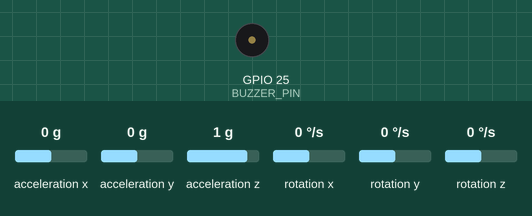
This sketch was run on a simulated ESP32. Parts: buzzer (waves = sounding, pin HIGH). Wiring (inferred from the names in the program): MPU-9250 motion sensor at I2C address 0x68. Inputs (shaded band) come from the test bench; at power-on: acceleration z 1 g, acceleration x 0 g, acceleration y 0 g, rotation x 0 °/s, rotation y 0 °/s, rotation z 0 °/s. WiFi joins after 1.5 s; servers stay silent unless stated; what the sketch prints to the serial monitor is not drawn.

Above: at 3.6 s.
3.7 s: acceleration z set to 0 g
Timing chart, 0 to 6.7 s (numbered marks = the images above; inputs shaded):
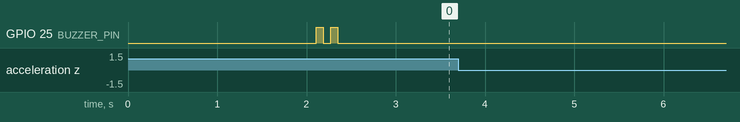

Measured:
- after the input at 3.7 s, every drawn part: stays the same

The sketch:

patient_tag.ino
```cpp
/*
 * CarePath - 환자 착용 낙상 감지 태그
 *
 * MPU6500 계열 6축 센서로 낙상을 판정하고,
 * 부저 경보와 함께 UDP로 로봇과 모니터링 PC에 신호를 전송한다.
 *
 * 배선
 *   MPU6500  VCC-3V3  GND-GND  SCL-D22  SDA-D21
 *   부저     S-D25    VCC-VIN  GND-GND
 */
#include <Wire.h>
#include <WiFi.h>
#include <WiFiUdp.h>

// 네트워크 설정 - 실행 환경에 맞게 수정한다
const char* WIFI_SSID = "";
const char* WIFI_PASS = "";
const int   UDP_PORT  = 5005;

IPAddress PI_IP(192, 168, 0, 100);       // 로봇 제어부
IPAddress LAPTOP_IP(192, 168, 0, 101);   // 모니터링 PC, 미사용 시 마지막 자리를 0으로

#define BUZZER_PIN 25
#define CANCEL_BTN  0     // 보드 내장 BOOT 버튼을 알람 해제에 사용
#define MPU_ADDR   0x68

// 낙상 판정 기준
const float FREEFALL_TH = 0.55;   // 자유낙하로 간주할 가속도 (g)
const float IMPACT_TH   = 2.60;   // 자유낙하 직후 충격으로 간주할 가속도 (g)
const float BIG_HIT_TH  = 3.50;   // 자유낙하 없이도 낙상으로 볼 강한 충격 (g)

const unsigned long FALL_WINDOW = 900;     // 자유낙하 후 충격을 기다리는 시간 (ms)
const unsigned long ALARM_DUR   = 15000;   // 알람 최대 지속 시간 (ms)
const unsigned long COOLDOWN    = 5000;    // 알람 해제 후 재감지 대기 시간 (ms)

WiFiUDP udp;
IPAddress bcastIP;

enum TagState { ST_IDLE, ST_FALLING, ST_ALARM, ST_COOLING };
TagState state = ST_IDLE;

unsigned long tFreefall = 0, tAlarmStart = 0, tCoolStart = 0;
unsigned long tLastSend = 0, tLastBeep = 0, tLog = 0;
bool beepOn = false;


void mpuWrite(byte reg, byte val) {
  Wire.beginTransmission(MPU_ADDR);
  Wire.write(reg);
  Wire.write(val);
  Wire.endTransmission();
}

bool mpuInit() {
  Wire.begin(21, 22);
  Wire.setClock(100000);

  Wire.beginTransmission(MPU_ADDR);
  Wire.write(0x75);
  Wire.endTransmission(false);
  Wire.requestFrom(MPU_ADDR, 1);
  if (!Wire.available()) return false;
  Serial.printf("WHO_AM_I = 0x%02X\n", Wire.read());

  mpuWrite(0x6B, 0x00);   // 절전 해제
  delay(100);
  mpuWrite(0x1C, 0x10);   // 가속도 측정 범위 +-8g
  mpuWrite(0x1B, 0x08);   // 자이로 측정 범위 +-500 deg/s
  mpuWrite(0x1A, 0x03);   // 저역 통과 필터 44Hz
  return true;
}

// 가속도와 각속도의 크기를 각각 g와 deg/s 단위로 읽는다
void mpuRead(float &aMag, float &gMag) {
  Wire.beginTransmission(MPU_ADDR);
  Wire.write(0x3B);
  Wire.endTransmission(false);
  Wire.requestFrom(MPU_ADDR, 14);

  int16_t ax = (Wire.read() << 8) | Wire.read();
  int16_t ay = (Wire.read() << 8) | Wire.read();
  int16_t az = (Wire.read() << 8) | Wire.read();
  Wire.read(); Wire.read();                        // 온도 레지스터
  int16_t gx = (Wire.read() << 8) | Wire.read();
  int16_t gy = (Wire.read() << 8) | Wire.read();
  int16_t gz = (Wire.read() << 8) | Wire.read();

  float x = ax / 4096.0, y = ay / 4096.0, z = az / 4096.0;
  aMag = sqrt(x * x + y * y + z * z);

  float p = gx / 65.5, q = gy / 65.5, r = gz / 65.5;
  gMag = sqrt(p * p + q * q + r * r);
}


void connectWiFi() {
  Serial.printf("WiFi 연결 중: %s", WIFI_SSID);
  WiFi.mode(WIFI_STA);
  WiFi.begin(WIFI_SSID, WIFI_PASS);

  int tries = 0;
  while (WiFi.status() != WL_CONNECTED && tries < 40) {
    delay(500);
    Serial.print(".");
    tries++;
  }

  if (WiFi.status() == WL_CONNECTED) {
    Serial.printf("\n✅ 연결됨\n   내 IP       : %s\n",
                  WiFi.localIP().toString().c_str());
    bcastIP = (uint32_t)WiFi.localIP() | ~((uint32_t)WiFi.subnetMask());
    Serial.printf("   브로드캐스트 : %s\n", bcastIP.toString().c_str());
    Serial.printf("   로봇 제어부  : %s\n", PI_IP.toString().c_str());
    udp.begin(UDP_PORT);
  } else {
    Serial.println("\n❌ WiFi 실패. 부저 단독 모드.");
  }
}

void sendTo(IPAddress ip) {
  udp.beginPacket(ip, UDP_PORT);
  udp.print("FALL");
  udp.endPacket();
}

// 브로드캐스트가 차단된 환경을 대비해 개별 주소로도 함께 전송한다
void sendAlert() {
  if (WiFi.status() != WL_CONNECTED) return;
  sendTo(bcastIP);
  sendTo(PI_IP);
  if (LAPTOP_IP[3] != 0) sendTo(LAPTOP_IP);
  Serial.println("   → UDP 'FALL' 송신");
}

// delay 없이 부저를 단속적으로 울린다
void beepUpdate(bool active) {
  if (!active) {
    digitalWrite(BUZZER_PIN, LOW);
    beepOn = false;
    return;
  }
  if (millis() - tLastBeep >= 250) {
    beepOn = !beepOn;
    digitalWrite(BUZZER_PIN, beepOn ? HIGH : LOW);
    tLastBeep = millis();
  }
}


void setup() {
  Serial.begin(115200);
  delay(500);
  pinMode(BUZZER_PIN, OUTPUT);
  pinMode(CANCEL_BTN, INPUT_PULLUP);
  digitalWrite(BUZZER_PIN, LOW);

  Serial.println("\n===== 환자 태그 부팅 =====");

  if (!mpuInit()) {
    Serial.println("❌ 센서 없음. 배선 확인.");
    while (1) {
      digitalWrite(BUZZER_PIN, HIGH); delay(80);
      digitalWrite(BUZZER_PIN, LOW);  delay(920);
    }
  }
  Serial.println("✅ 센서 준비 완료");

  connectWiFi();

  // 배터리 구동 시 시리얼을 볼 수 없으므로 부팅 상태를 소리로 알린다
  if (WiFi.status() == WL_CONNECTED) {
    for (int i = 0; i < 2; i++) {
      digitalWrite(BUZZER_PIN, HIGH); delay(80);
      digitalWrite(BUZZER_PIN, LOW);  delay(80);
    }
  } else {
    digitalWrite(BUZZER_PIN, HIGH); delay(800);
    digitalWrite(BUZZER_PIN, LOW);
  }

  Serial.println("===== 감시 시작 =====\n");
}


void loop() {
  float aMag, gMag;
  mpuRead(aMag, gMag);
  unsigned long now = millis();

  switch (state) {

    // 자유낙하 또는 강한 충격을 감시한다
    case ST_IDLE:
      beepUpdate(false);
      if (aMag < FREEFALL_TH) {
        state = ST_FALLING;
        tFreefall = now;
        Serial.printf("[감지] 자유낙하 의심 (%.2f g)\n", aMag);
      } else if (aMag > BIG_HIT_TH) {
        Serial.printf("🚨 강한 충격! (%.2f g)\n", aMag);
        state = ST_ALARM;
        tAlarmStart = now;
        tLastSend = 0;
      }
      break;

    // 자유낙하 직후 충격이 이어지는지 확인한다
    case ST_FALLING:
      if (now - tFreefall > FALL_WINDOW) {
        state = ST_IDLE;
        Serial.println("[해제] 충격 없음");
      } else if (aMag > IMPACT_TH) {
        Serial.printf("🚨 낙상 확정! %.2f g / %.0f deg/s\n", aMag, gMag);
        state = ST_ALARM;
        tAlarmStart = now;
        tLastSend = 0;
      }
      break;

    // 부저를 울리며 주기적으로 신호를 재전송한다
    case ST_ALARM:
      beepUpdate(true);
      if (now - tLastSend >= 300) {
        sendAlert();
        tLastSend = now;
      }
      if (digitalRead(CANCEL_BTN) == LOW) {
        Serial.println("[해제] 수동 확인 버튼");
        state = ST_COOLING;
        tCoolStart = now;
      } else if (now - tAlarmStart > ALARM_DUR) {
        Serial.println("[해제] 알람 시간 종료");
        state = ST_COOLING;
        tCoolStart = now;
      }
      break;

    // 해제 직후 같은 충격으로 재발동하지 않도록 대기한다
    case ST_COOLING:
      beepUpdate(false);
      if (now - tCoolStart > COOLDOWN) {
        state = ST_IDLE;
        Serial.println("===== 감시 재개 =====\n");
      }
      break;
  }

  if (now - tLog >= 200) {
    Serial.printf("a=%.2fg  w=%.0f deg/s  state=%d\n", aMag, gMag, state);
    tLog = now;
  }

  delay(20);   // 약 50Hz 샘플링
}
```
